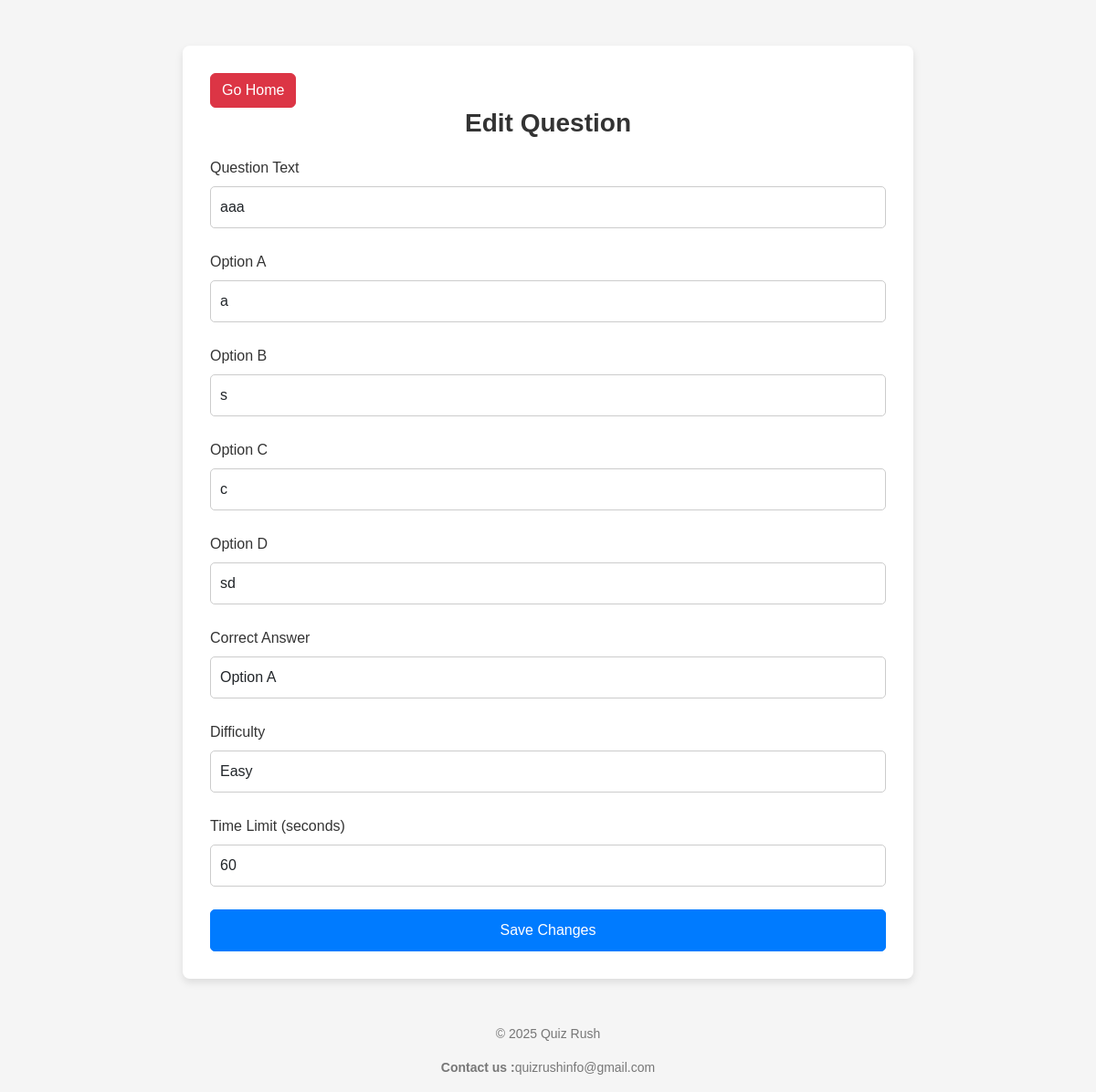
Before: /editqst/2 with the older database file.
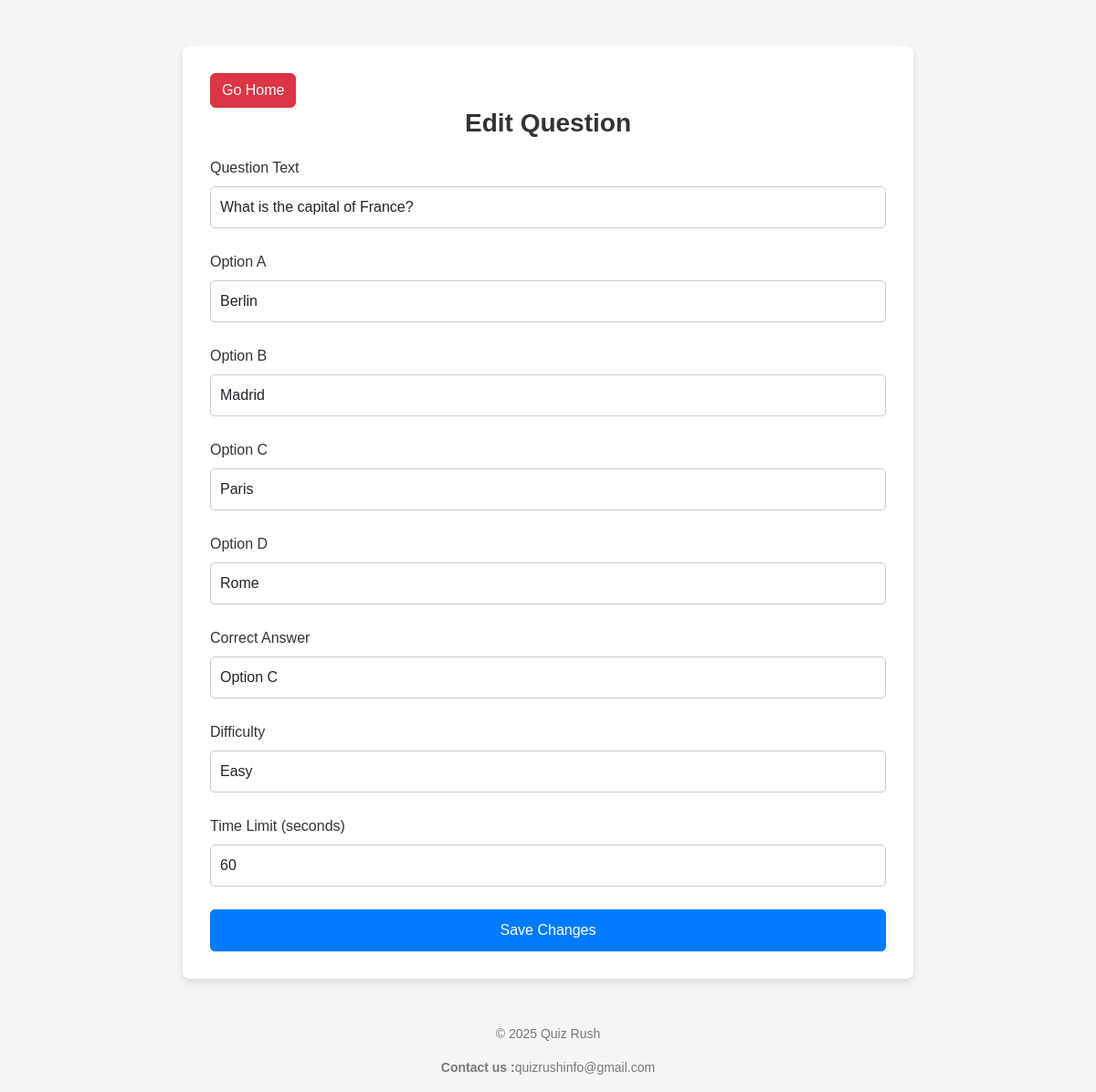
After: the same page with the newer database file.
### app/models.py (models this page shows)
class Question(models.Model):
    text = models.CharField(max_length=255)
    option_a = models.CharField(max_length=100)
    option_b = models.CharField(max_length=100)
    option_c = models.CharField(max_length=100)
    option_d = models.CharField(max_length=100)
    correct_answer = models.CharField(max_length=1)  # 'A', 'B', 'C', or 'D'
    difficulty = models.IntegerField(default=1)  # Difficulty level
    time = models.IntegerField(default=60)  # Time limit in seconds

### app/views.py (the view, shortened to what this page needs)
# urls.py: path('editqst/<int:question_id>', views.editqst, name='editqst'),
def editqst(request, question_id):
    question = get_object_or_404(Question, id=question_id)
    return render(request, 'admin/editqst.html', {'question': question})

### templates/admin/editqst.html (shortened to what this page needs)
<!DOCTYPE html>
<html lang="en">
<head>
    {% load static %}
    <link href="https://cdn.jsdelivr.net/npm/bootstrap@5.3.3/dist/css/bootstrap.min.css" rel="stylesheet">
    <link rel="stylesheet" href="https://cdnjs.cloudflare.com/ajax/libs/font-awesome/6.5.1/css/all.min.css">
</head>
<body>
<div class="container">
    <a href="../adhome" class="btn btn-danger">Go Home</a>
    <h3>Edit Question</h3>
    <form method="POST">
        <div class="form-group">
            <label for="text" class="form-label">Question Text</label>
            <input type="text" class="form-control" name="text" id="text" value="{{ question.text }}" required>
        </div>
        <div class="form-group">
            <label for="option_a" class="form-label">Option A</label>
            <input type="text" class="form-control" name="option_a" id="option_a" value="{{ question.option_a }}" required>
        </div>
        <div class="form-group">
            <label for="option_b" class="form-label">Option B</label>
            <input type="text" class="form-control" name="option_b" id="option_b" value="{{ question.option_b }}" required>
        </div>
        <div class="form-group">
            <label for="option_c" class="form-label">Option C</label>
            <input type="text" class="form-control" name="option_c" id="option_c" value="{{ question.option_c }}" required>
        </div>
        <div class="form-group">
            <label for="option_d" class="form-label">Option D</label>
            <input type="text" class="form-control" name="option_d" id="option_d" value="{{ question.option_d }}" required>
        </div>
        <div class="form-group">
            <label for="correct_answer" class="form-label">Correct Answer</label>
            <select class="form-control" name="correct_answer" id="correct_answer" required>
                <option value="A" {% if question.correct_answer == 'A' %}selected{% endif %}>Option A</option>
                <option value="C" {% if question.correct_answer == 'C' %}selected{% endif %}>Option C</option>
            </select>
        </div>
        <div class="form-group">
            <label for="difficulty" class="form-label">Difficulty</label>
            <select class="form-control" name="difficulty" id="difficulty" required>
                <option value="1" {% if question.difficulty == 1 %}selected{% endif %}>Easy</option>
            </select>
        </div>
        <div class="form-group">
            <label for="time" class="form-label">Time Limit (seconds)</label>
            <input type="number" class="form-control" name="time" id="time" value="{{ question.time }}" required>
        </div>
        <button type="submit" class="btn btn-primary">Save Changes</button>
    </form>
</div>
<div class="footer">
    <p>&copy; 2025 Quiz Rush</p>
    <p><b>Contact us :</b>quizrushinfo@gmail.com</p>
</div>
</body>
</html>

Changed rows visible on the page:
changed Question "Easy": text "aaa" → "What is the capital of France?"; option_a "a" → "Berlin"; option_b "s" → "Madrid"; option_c "c" → "Paris"; option_d "sd" → "Rome"; correct_answer "Option A" → "Option C"
